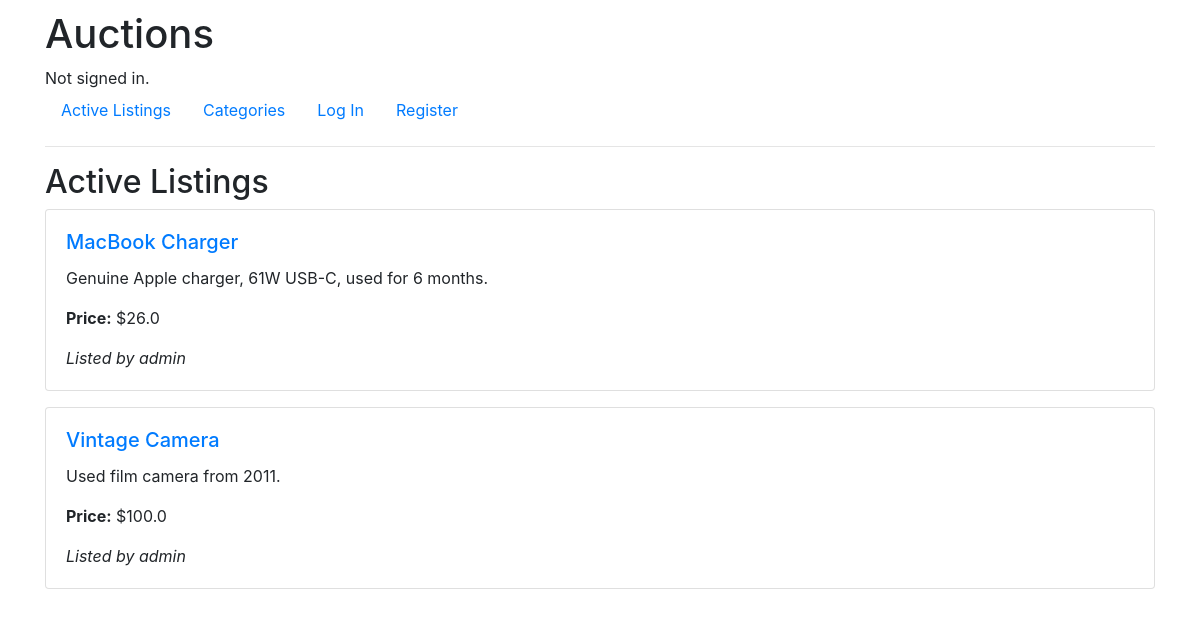
Before: / with the older database file.
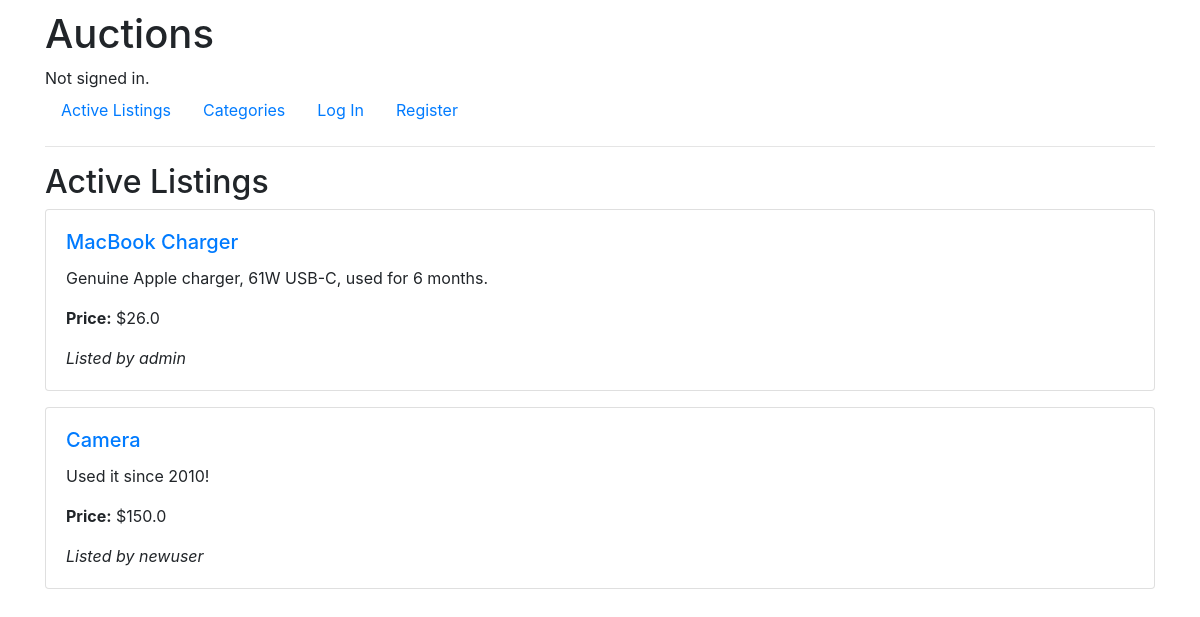
After: the same page with the newer database file.
### auctions/models.py (models this page shows, shortened)
class Listing(models.Model):
    title = models.CharField(max_length=64)
    description = models.TextField()
    starting_bid = models.FloatField()
    image_url = models.URLField(blank=True, null=True)
    category = models.CharField(max_length=64, blank=True, null=True)
    owner = models.ForeignKey(User, on_delete=models.CASCADE, related_name="listings")
    is_active = models.BooleanField(default=True)
    winner = models.ForeignKey(User, null=True, blank=True, on_delete=models.SET_NULL, related_name="won_listings")

class User(AbstractUser):
    watchlist = models.ManyToManyField('Listing', blank=True, related_name="watchlisted_by")

### auctions/views.py (the view)
# urls.py: path("", views.index, name="index"),
def index(request):
    listings = Listing.objects.all()
    return render(request, "auctions/index.html", {
        "listings": listings
    })

### auctions/templates/auctions/index.html
{% extends "auctions/layout.html" %}
{% block body %}
  <h2>Active Listings</h2>
  <div>
    {% for listing in listings %}
      <div class="card mb-3">
        <div class="card-body">
          <h5 class="card-title">
            <a href="{% url 'listing' listing.id %}">{{ listing.title }}</a>
          </h5>
          <p class="card-text">{{ listing.description }}</p>
          <p class="card-text"><strong>Price:</strong> ${{ listing.starting_bid }}</p>
          <p class="card-text"><em>Listed by {{ listing.owner }}</em></p>
        </div>
      </div>
    {% empty %}
      <p>No active listings yet.</p>
    {% endfor %}
  </div>
{% endblock %}

### auctions/templates/auctions/layout.html (shortened to what this page needs)
{% load static %}
<!DOCTYPE html>
<html lang="en">
    <head>
        <link rel="stylesheet" href="https://stackpath.bootstrapcdn.com/bootstrap/4.4.1/css/bootstrap.min.css"
>
        <link href="{% static 'auctions/styles.css' %}" rel="stylesheet">
    </head>
    <body>
        <div class="container">
            <h1>Auctions</h1>
            <div>
                {% if user.is_authenticated %}
                    Signed in as <strong>{{ user.username }}</strong>.
                {% else %}
                    Not signed in.
                {% endif %}
            </div>
            <ul class="nav">
                <li class="nav-item">
                    <a class="nav-link" href="{% url 'index' %}">Active Listings</a>
                </li>
                <li class="nav-item">
                    <a class="nav-link" href="{% url 'categories' %}">Categories</a>
                </li>
                {% if user.is_authenticated %}
                    <li class="nav-item">
                        <a class="nav-link" href="{% url 'create_listing' %}">Create Listing</a>
                    </li>
                    <li class="nav-item">
                        <a class="nav-link" href="{% url 'watchlist' %}">Watchlist</a>
                    </li>
                    <li class="nav-item">
                        <a class="nav-link" href="{% url 'logout' %}">Log Out</a>
                    </li>
                {% else %}
                    <li class="nav-item">
                        <a class="nav-link" href="{% url 'login' %}">Log In</a>
                    </li>
                    <li class="nav-item">
                        <a class="nav-link" href="{% url 'register' %}">Register</a>
                    </li>
                {% endif %}
            </ul>
            <hr>
            {% block body %}
            {% endblock %}
        </div>
    </body>
</html>

### auctions/static/auctions/styles.css (style rules this page uses)
body { padding: 10px; }

Changed rows visible on the page:
removed Listing: title "Vintage Camera", description "Used film camera from 2011.", starting_bid "100.0", owner "admin"
added Listing: title "Camera", description "Used it since 2010!", starting_bid "150.0", owner "newuser"
